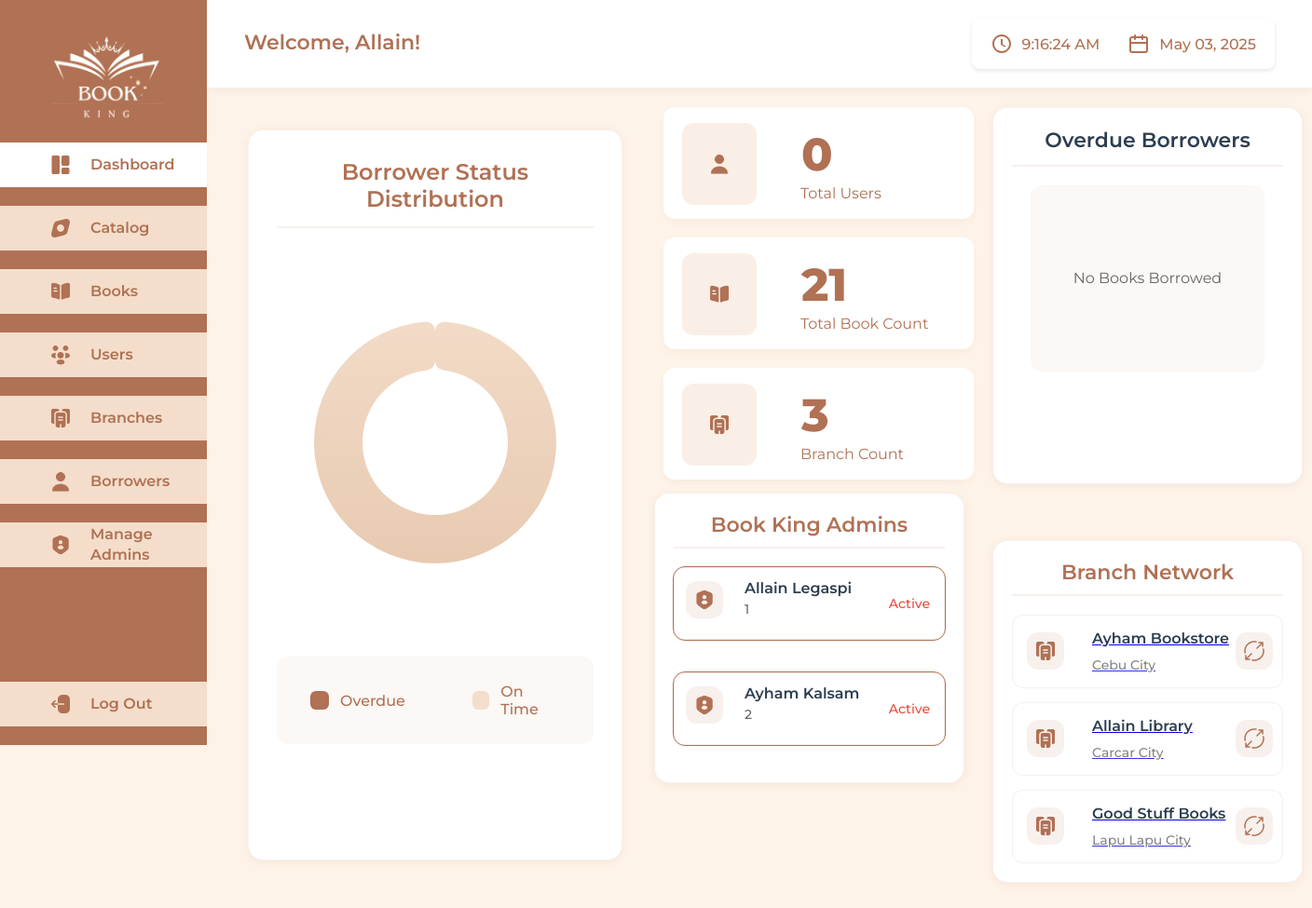
/admin/admin-dashboard.php (signed in), run on the app's committed database.
### tables this page shows
CREATE TABLE `branches` (
  `branch_id` int(11) NOT NULL,
  `branch_name` varchar(100) NOT NULL,
  `branch_location` varchar(255) NOT NULL,
  `contact_number` VARCHAR(11) NULL,
  `is_active` TINYINT(1) DEFAULT 1,
  `created_at` TIMESTAMP DEFAULT CURRENT_TIMESTAMP
);

### admin/admin-dashboard.php (the view, shortened to what this page needs)
<?php
$pdo = require '../database/db_connection.php';
$adminFirstName = $_SESSION['admin_first_name'] ?? 'Admin';
try {
    $counts = [
        'users' => $pdo->query('SELECT COUNT(*) FROM users')->fetchColumn(),
        'books' => $pdo->query('SELECT COUNT(*) FROM books')->fetchColumn(),
        'branches' => $pdo->query('SELECT COUNT(*) FROM branches')->fetchColumn()
    ];
} catch (PDOException $e) {
    error_log("Error fetching counts: " . $e->getMessage());
    $counts = ['users' => 0, 'books' => 0, 'branches' => 0];
}
function getAdmins($pdo) {
    try {
        $stmt = $pdo->query('SELECT * FROM admin');
        return $stmt->fetchAll(PDO::FETCH_ASSOC);
    } catch (PDOException $e) {
        error_log("Error fetching admins: " . $e->getMessage());
        return [];
    }
}
function getBranches($pdo) {
    try {
        $stmt = $pdo->query('SELECT branch_id, branch_name, branch_location FROM branches');
        return $stmt->fetchAll(PDO::FETCH_ASSOC);
    } catch (PDOException $e) {
        error_log("Error fetching branches: " . $e->getMessage());
        return [];
    }
}
function getBorrowers($pdo) {
    try {
        $borrowersQuery = $pdo->query("
            SELECT bb.id, bb.user_id, bb.book_id, bb.borrow_date, bb.due_date,
                   u.FirstName, u.LastName, b.title
            FROM borrowed_books bb
            JOIN users u ON bb.user_id = u.user_id
            JOIN books b ON bb.book_id = b.book_id
            WHERE bb.return_date IS NULL
            ORDER BY bb.due_date ASC
            LIMIT 5
        ");
        return $borrowersQuery->fetchAll(PDO::FETCH_ASSOC);
    } catch (PDOException $e) {
        error_log("Error fetching borrowers: " . $e->getMessage());
        return [];
    }
}
$admins = getAdmins($pdo);
$branches = getBranches($pdo);
$borrowers = getBorrowers($pdo);
?>
<!DOCTYPE html>
<html lang="en">
<head>
    <link rel="stylesheet" href="../assets/css/admin-dashboard.css">
    <link rel="stylesheet" href="../assets/css/admin-dashboard-2.css">
</head>
<body>
    <div class="sidebar">
        <div class="logo">
            <img src="../images/logo.png" alt="Book King Logo">
        </div>
        <div class="nav-group">
            <a href="../admin/admin-dashboard.php" class="nav-item active">
                <div class="icon">
                    <img src="../images/element-2 2.svg" alt="Dashboard" width="24" height="24">
                </div>
                <div class="text">Dashboard</div>
            </a>
            <a href="../admin/catalog.php" class="nav-item">
                <div class="icon">
                    <img src="../images/Vector.svg" alt="Catalog" width="20" height="20">
                </div>
                <div class="text">Catalog</div>
            </a>
            <a href="../admin/book-management.php" class="nav-item">
                <div class="icon">
                    <img src="../images/book.png" alt="Books" width="24" height="24">
                </div>
                <div class="text">Books</div>
            </a>
            <a href="../admin/user-management.php" class="nav-item">
                <div class="icon">
                    <img src="../images/people 3.png" alt="Users" width="24" height="24">
                </div>
                <div class="text">Users</div>
            </a>
            <a href="../admin/branch-management.php" class="nav-item">
                <div class="icon">
                    <img src="../images/buildings-2 1.png" alt="Branches" width="24" height="24">
                </div>
                <div class="text">Branches</div>
            </a>
            <a href="../admin/borrowers-management.php" class="nav-item">
                <div class="icon">
                    <img src="../images/user.png" alt="Borrowers" width="24" height="24">
                </div>
                <div class="text">Borrowers</div>
            </a>
            <a href="../admin/admin-manage.php" class="nav-item">
                <div class="icon">
                    <img src="../images/security-user 1.png" alt="Manage Admins" width="24" height="24">
                </div>
                <div class="text">Manage Admins</div>
            </a>
        </div>
        <a href="../admin/admin-logout.php" class="nav-item">
            <div class="icon">
                <img src="../images/logout 3.png" alt="Log Out" width="24" height="24">
            </div>
            <div class="text">Log Out</div>
        </a>
    </div>
    <div class="content">
        <div class="header">
            <div class="admin-profile">
                <div class="admin-info">
                    <div class="admin-name-1">Welcome, <?php echo htmlspecialchars($adminFirstName); ?>!</div>
                </div>
            </div>
            <div class="datetime-display">
                <div class="time-section">
                    <svg class="time-icon" xmlns="http://www.w3.org/2000/svg" viewBox="0 0 24 24">
                        <path fill="#B07154" d="M12 2C6.486 2 2 6.486 2 12s4.486 10 10 10 10-4.486 10-10S17.514 2 12 2zm0 18c-4.411 0-8-3.589-8-8s3.59-8 8-8 8 3.589 8 8-3.589 8-8 8z"/>
                        <path fill="#B07154" d="M13 7h-2v6l4.5 2.7.7-1.2-3.2-1.9z"/>
                    </svg>
                    <span class="time-display">--:--:-- --</span>
                </div>
                <div class="date-section">
                    <span class="date-display">--- --, ----</span>
                </div>
            </div>
        </div>
        <div class="main-content">
            <div class="chart-section">
                <h2 class="chart-title">Borrower Status Distribution</h2>
                <div class="chart-container">
                    <canvas id="borrowerChart"></canvas>
                </div>
                <div class="chart-legend">
                    <div class="legend-item">
                        <div class="legend-color borrowed"></div>
                        <span class="legend-text">Overdue</span>
                    </div>
                    <div class="legend-item">
                        <div class="legend-color returned"></div>
                        <span class="legend-text">On Time</span>
                    </div>
                </div>
            </div>
            <div class="stats-container">
                <a href="../admin/user-management.php" class="stats-card" style="text-decoration: none; cursor: pointer; transition: transform 0.2s ease-in-out;" onmouseover="this.style.transform='scale(1.02)'" onmouseout="this.style.transform='scale(1)'">
                    <div class="stats-icon-container">
                        <img src="../images/user.png" alt="Total Users" class="stats-icon">
                    </div>
                    <div class="stats-value"><?= htmlspecialchars($counts['users']) ?></div>
                    <div class="stats-label">Total Users</div>
                </a>
                <a href="../admin/book-management.php" class="stats-card" style="text-decoration: none; cursor: pointer; transition: transform 0.2s ease-in-out;" onmouseover="this.style.transform='scale(1.02)'" onmouseout="this.style.transform='scale(1)'">
                    <div class="stats-icon-container">
                        <img src="../images/book.png" alt="Total Books" class="stats-icon">
                    </div>
                    <div class="stats-value"><?= htmlspecialchars($counts['books']) ?></div>
                    <div class="stats-label">Total Book Count</div>
                </a>
                <a href="../admin/branch-management.php" class="stats-card" style="text-decoration: none; cursor: pointer; transition: transform 0.2s ease-in-out;" onmouseover="this.style.transform='scale(1.02)'" onmouseout="this.style.transform='scale(1)'">
                    <div class="stats-icon-container">
                        <img src="../images/buildings-2 1.png" alt="Branch Count" class="stats-icon">
                    </div>
                    <div class="stats-value"><?= htmlspecialchars($counts['branches']) ?></div>
                    <div class="stats-label">Branch Count</div>
                </a>
            </div>
            <div class="cards-column">
                <div class="card">
                    <h2 class="card-title">Overdue Borrowers</h2>
                    <div class="borrower-list">
                        <?php if (!empty($borrowers)): ?>
                            <?php foreach ($borrowers as $borrower): ?>
                                <?php
                                $dueDate = new DateTime($borrower['due_date']);
                                $today = new DateTime();
                                $isOverdue = $dueDate < $today;
                                ?>
                                <a href="../admin/borrowers-management.php" class="borrower-item">
                                    <div class="borrower-icon">
                                        <img src="../images/user.png" alt="User">
                                    </div>
                                    <div class="borrower-info">
                                        <div class="borrower-name"><?= htmlspecialchars($borrower['FirstName'] . ' ' . $borrower['LastName']) ?></div>
                                        <div class="borrower-id">Borrowed ID: <?= htmlspecialchars($borrower['id']) ?></div>
                                        <?php if ($isOverdue): ?>
                                            <div class="overdue-status">Overdue</div>
                                        <?php endif; ?>
                                    </div>
                                </a>
                            <?php endforeach; ?>
                        <?php else: ?>
                            <div class="no-borrowers-message">
                                <p>No Books Borrowed</p>
                            </div>
                        <?php endif; ?>
                    </div>
                </div>
                <div class="bottom-row">
                    <div class="admins-section">
                        <div class="admins-title">Book King Admins</div>
                        <div class="admin-list">
                            <?php foreach ($admins as $admin): ?>
                                <a href="../admin/admin-profile.php?id=<?= htmlspecialchars($admin['admin_id']) ?>"
                                   class="admin-card" style="min-height: 72px;">
                                    <div class="admin-icon">
                                        <img src="../images/security-user 1.png" alt="Admin">
                                    </div>
                                    <div style="flex: 1; display: flex; flex-direction: column; justify-content: center;">
                                        <div class="admin-name" style="line-height: 1.2;"><?= htmlspecialchars($admin['FirstName'] . ' ' . $admin['LastName']) ?></div>
                                        <div class="admin-id" style="line-height: 1.2;"><?= htmlspecialchars($admin['admin_id']) ?></div>
                                    </div>
                                    <div class="status-text <?= $admin['Status'] === 'active' ? 'active' : 'deactive' ?>" style="align-self: center;">
                                        <?= ucfirst($admin['Status'] ?? 'active') ?>
                                    </div>
                                </a>
                            <?php endforeach; ?>
                        </div>
                    </div>
                    <div class="branch-card">
                        <h2 class="branch-title">Branch Network</h2>
                        <div class="branch-list">
                            <?php if (!empty($branches)): ?>
                                <?php foreach ($branches as $branch): ?>
                                    <a href="../admin/branch-management.php" class="branch-item">
                                        <div class="branch-icon">
                                            <img src="../images/buildings-2 1.png" alt="Branch Building">
                                        </div>
                                        <div class="branch-info">
                                            <div class="branch-name"><?= htmlspecialchars($branch['branch_name']) ?></div>
                                            <div class="branch-id"><?= htmlspecialchars($branch['branch_location']) ?></div>
                                        </div>
                                        <div class="maximize-icon">
                                            <img src="../images/maximize-circle 1 (1).png" alt="View Details">
                                        </div>
                                    </a>
                                <?php endforeach; ?>
                            <?php else: ?>
                                <div class="no-branches">
                                    <p>No branches registered</p>
                                </div>
                            <?php endif; ?>
                        </div>
                    </div>
                </div>
            </div>
        </div>
    </div>
</body>
</html>

### data on the page
branches: branch_name "Ayham Bookstore", branch_location "Cebu City"
branches: branch_name "Allain Library", branch_location "Carcar City"
branches: branch_name "Good Stuff Books", branch_location "Lapu Lapu City"

### other printed values
$adminFirstName "Allain"
$counts['users'] "0"
$counts['books'] "21"
$counts['branches'] "3"
$admin['FirstName'] . ' ' . $admin['LastName'] "Allain Legaspi"
$admin['admin_id'] "1"
$admin['Status'] "Active"
$admin['FirstName'] . ' ' . $admin['LastName'] "Ayham Kalsam"
$admin['admin_id'] "2"
chart data {{ $borrowerStats['overdue'] }} 0
